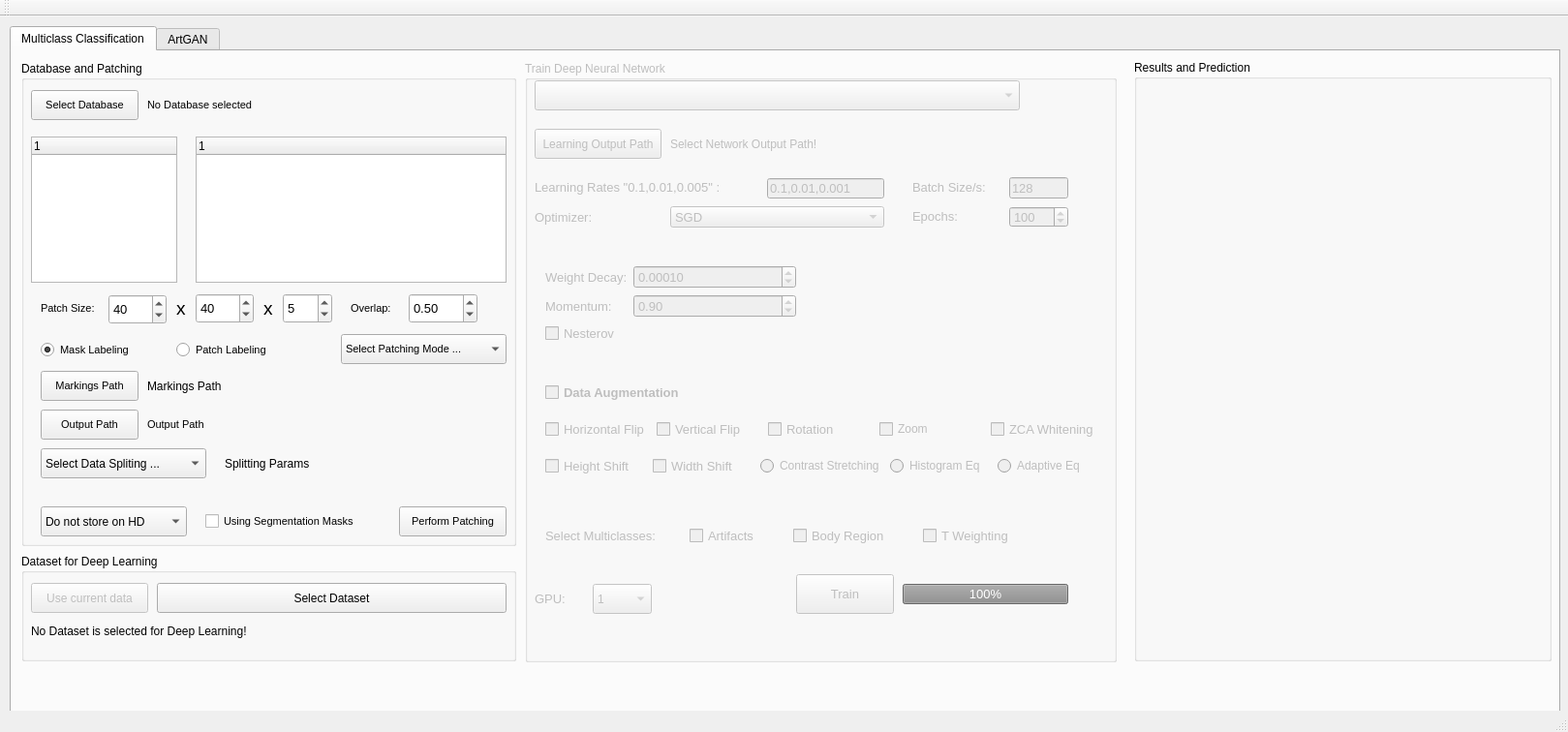
<?xml version="1.0" encoding="UTF-8"?>
<ui version="4.0">
 <class>DLArt_GUI</class>
 <widget class="QMainWindow" name="DLArt_GUI">
  <property name="geometry">
   <rect>
    <x>0</x>
    <y>0</y>
    <width>1619</width>
    <height>756</height>
   </rect>
  </property>
  <property name="windowTitle">
   <string>Deep Learning Art</string>
  </property>
  <widget class="QWidget" name="centralWidget">
   <widget class="QTabWidget" name="tabWidget">
    <property name="geometry">
     <rect>
      <x>10</x>
      <y>10</y>
      <width>1601</width>
      <height>851</height>
     </rect>
    </property>
    <property name="autoFillBackground">
     <bool>false</bool>
    </property>
    <property name="currentIndex">
     <number>0</number>
    </property>
    <widget class="QWidget" name="Tab_Multiclass">
     <attribute name="title">
      <string>Multiclass Classification</string>
     </attribute>
     <widget class="QGroupBox" name="groupBox">
      <property name="geometry">
       <rect>
        <x>10</x>
        <y>10</y>
        <width>511</width>
        <height>501</height>
       </rect>
      </property>
      <property name="title">
       <string>Database and Patching</string>
      </property>
      <widget class="QSpinBox" name="SpinBox_PatchX">
       <property name="geometry">
        <rect>
         <x>90</x>
         <y>241</y>
         <width>60</width>
         <height>31</height>
        </rect>
       </property>
       <property name="font">
        <font>
         <pointsize>10</pointsize>
        </font>
       </property>
       <property name="maximum">
        <number>500</number>
       </property>
       <property name="value">
        <number>40</number>
       </property>
      </widget>
      <widget class="QLabel" name="label_5">
       <property name="geometry">
        <rect>
         <x>160</x>
         <y>240</y>
         <width>16</width>
         <height>31</height>
        </rect>
       </property>
       <property name="font">
        <font>
         <pointsize>14</pointsize>
        </font>
       </property>
       <property name="text">
        <string>x</string>
       </property>
      </widget>
      <widget class="QLabel" name="label_4">
       <property name="geometry">
        <rect>
         <x>20</x>
         <y>240</y>
         <width>71</width>
         <height>31</height>
        </rect>
       </property>
       <property name="font">
        <font>
         <pointsize>8</pointsize>
        </font>
       </property>
       <property name="text">
        <string>Patch Size:</string>
       </property>
      </widget>
      <widget class="QSpinBox" name="SpinBox_PatchY">
       <property name="geometry">
        <rect>
         <x>180</x>
         <y>240</y>
         <width>60</width>
         <height>31</height>
        </rect>
       </property>
       <property name="font">
        <font>
         <pointsize>10</pointsize>
        </font>
       </property>
       <property name="maximum">
        <number>500</number>
       </property>
       <property name="value">
        <number>40</number>
       </property>
      </widget>
      <widget class="QLabel" name="label_6">
       <property name="geometry">
        <rect>
         <x>340</x>
         <y>240</y>
         <width>61</width>
         <height>31</height>
        </rect>
       </property>
       <property name="font">
        <font>
         <pointsize>8</pointsize>
        </font>
       </property>
       <property name="text">
        <string>Overlap:</string>
       </property>
      </widget>
      <widget class="QDoubleSpinBox" name="SpinBox_PatchOverlapp">
       <property name="geometry">
        <rect>
         <x>400</x>
         <y>240</y>
         <width>71</width>
         <height>31</height>
        </rect>
       </property>
       <property name="font">
        <font>
         <pointsize>10</pointsize>
        </font>
       </property>
       <property name="maximum">
        <double>1.000000000000000</double>
       </property>
       <property name="singleStep">
        <double>0.050000000000000</double>
       </property>
       <property name="value">
        <double>0.500000000000000</double>
       </property>
      </widget>
      <widget class="QPushButton" name="Button_Patching">
       <property name="geometry">
        <rect>
         <x>390</x>
         <y>460</y>
         <width>111</width>
         <height>31</height>
        </rect>
       </property>
       <property name="font">
        <font>
         <pointsize>8</pointsize>
        </font>
       </property>
       <property name="text">
        <string>Perform Patching</string>
       </property>
      </widget>
      <widget class="QTreeWidget" name="TreeWidget_Patients">
       <property name="geometry">
        <rect>
         <x>10</x>
         <y>78</y>
         <width>151</width>
         <height>151</height>
        </rect>
       </property>
       <column>
        <property name="text">
         <string notr="true">1</string>
        </property>
       </column>
      </widget>
      <widget class="QTreeWidget" name="TreeWidget_Datasets">
       <property name="geometry">
        <rect>
         <x>180</x>
         <y>78</y>
         <width>321</width>
         <height>151</height>
        </rect>
       </property>
       <column>
        <property name="text">
         <string notr="true">1</string>
        </property>
       </column>
      </widget>
      <widget class="QPushButton" name="Button_DB">
       <property name="geometry">
        <rect>
         <x>10</x>
         <y>30</y>
         <width>111</width>
         <height>31</height>
        </rect>
       </property>
       <property name="font">
        <font>
         <pointsize>8</pointsize>
        </font>
       </property>
       <property name="text">
        <string>Select Database</string>
       </property>
      </widget>
      <widget class="QLabel" name="Label_DB">
       <property name="geometry">
        <rect>
         <x>130</x>
         <y>35</y>
         <width>361</width>
         <height>21</height>
        </rect>
       </property>
       <property name="font">
        <font>
         <pointsize>8</pointsize>
        </font>
       </property>
       <property name="text">
        <string>No Database selected</string>
       </property>
      </widget>
      <widget class="QPushButton" name="Button_OutputPathPatching">
       <property name="geometry">
        <rect>
         <x>20</x>
         <y>360</y>
         <width>101</width>
         <height>31</height>
        </rect>
       </property>
       <property name="font">
        <font>
         <pointsize>8</pointsize>
        </font>
       </property>
       <property name="text">
        <string>Output Path</string>
       </property>
      </widget>
      <widget class="QLabel" name="Label_OutputPathPatching">
       <property name="geometry">
        <rect>
         <x>130</x>
         <y>360</y>
         <width>361</width>
         <height>31</height>
        </rect>
       </property>
       <property name="font">
        <font>
         <pointsize>8</pointsize>
        </font>
       </property>
       <property name="text">
        <string>Output Path</string>
       </property>
      </widget>
      <widget class="QPushButton" name="Button_MarkingsPath">
       <property name="geometry">
        <rect>
         <x>20</x>
         <y>320</y>
         <width>101</width>
         <height>31</height>
        </rect>
       </property>
       <property name="font">
        <font>
         <pointsize>8</pointsize>
        </font>
       </property>
       <property name="text">
        <string>Markings Path</string>
       </property>
      </widget>
      <widget class="QLabel" name="Label_MarkingsPath">
       <property name="geometry">
        <rect>
         <x>130</x>
         <y>320</y>
         <width>361</width>
         <height>31</height>
        </rect>
       </property>
       <property name="text">
        <string>Markings Path</string>
       </property>
      </widget>
      <widget class="QRadioButton" name="RadioButton_MaskLabeling">
       <property name="enabled">
        <bool>true</bool>
       </property>
       <property name="geometry">
        <rect>
         <x>20</x>
         <y>290</y>
         <width>121</width>
         <height>17</height>
        </rect>
       </property>
       <property name="font">
        <font>
         <pointsize>8</pointsize>
        </font>
       </property>
       <property name="text">
        <string>Mask Labeling</string>
       </property>
       <property name="checked">
        <bool>true</bool>
       </property>
      </widget>
      <widget class="QRadioButton" name="RadioButton_PatchLabeling">
       <property name="geometry">
        <rect>
         <x>160</x>
         <y>290</y>
         <width>121</width>
         <height>17</height>
        </rect>
       </property>
       <property name="font">
        <font>
         <pointsize>8</pointsize>
        </font>
       </property>
       <property name="text">
        <string>Patch Labeling</string>
       </property>
      </widget>
      <widget class="QComboBox" name="ComboBox_Patching">
       <property name="geometry">
        <rect>
         <x>330</x>
         <y>282</y>
         <width>171</width>
         <height>31</height>
        </rect>
       </property>
       <property name="font">
        <font>
         <pointsize>8</pointsize>
        </font>
       </property>
       <item>
        <property name="text">
         <string>Select Patching Mode ...</string>
        </property>
       </item>
       <item>
        <property name="text">
         <string>2D</string>
        </property>
       </item>
       <item>
        <property name="text">
         <string>3D</string>
        </property>
       </item>
      </widget>
      <widget class="QSpinBox" name="SpinBox_PatchZ">
       <property name="geometry">
        <rect>
         <x>270</x>
         <y>240</y>
         <width>51</width>
         <height>31</height>
        </rect>
       </property>
       <property name="font">
        <font>
         <pointsize>10</pointsize>
        </font>
       </property>
       <property name="value">
        <number>5</number>
       </property>
      </widget>
      <widget class="QLabel" name="label_7">
       <property name="geometry">
        <rect>
         <x>250</x>
         <y>240</y>
         <width>16</width>
         <height>31</height>
        </rect>
       </property>
       <property name="font">
        <font>
         <pointsize>14</pointsize>
        </font>
       </property>
       <property name="text">
        <string>x</string>
       </property>
      </widget>
      <widget class="QComboBox" name="ComboBox_StoreOptions">
       <property name="geometry">
        <rect>
         <x>20</x>
         <y>460</y>
         <width>151</width>
         <height>31</height>
        </rect>
       </property>
       <item>
        <property name="text">
         <string>Do not store on HD</string>
        </property>
       </item>
       <item>
        <property name="text">
         <string>H5PY</string>
        </property>
       </item>
       <item>
        <property name="text">
         <string>Patch based</string>
        </property>
       </item>
      </widget>
      <widget class="QComboBox" name="ComboBox_splittingMode">
       <property name="geometry">
        <rect>
         <x>20</x>
         <y>400</y>
         <width>171</width>
         <height>31</height>
        </rect>
       </property>
       <item>
        <property name="text">
         <string>Select Data Spliting ...</string>
        </property>
       </item>
       <item>
        <property name="text">
         <string>Simple Random Samples</string>
        </property>
       </item>
       <item>
        <property name="text">
         <string>Crossvalidation</string>
        </property>
       </item>
       <item>
        <property name="text">
         <string>Patient Crossvalidation</string>
        </property>
       </item>
      </widget>
      <widget class="QLabel" name="Label_SplittingParams">
       <property name="geometry">
        <rect>
         <x>210</x>
         <y>405</y>
         <width>271</width>
         <height>21</height>
        </rect>
       </property>
       <property name="text">
        <string>Splitting Params</string>
       </property>
      </widget>
      <widget class="QCheckBox" name="CheckBox_SegmentationMask">
       <property name="geometry">
        <rect>
         <x>190</x>
         <y>460</y>
         <width>181</width>
         <height>31</height>
        </rect>
       </property>
       <property name="font">
        <font>
         <pointsize>8</pointsize>
        </font>
       </property>
       <property name="text">
        <string>Using Segmentation Masks</string>
       </property>
      </widget>
     </widget>
     <widget class="QGroupBox" name="GroupBox_TrainNN">
      <property name="enabled">
       <bool>false</bool>
      </property>
      <property name="geometry">
       <rect>
        <x>530</x>
        <y>10</y>
        <width>611</width>
        <height>621</height>
       </rect>
      </property>
      <property name="title">
       <string>Train Deep Neural Network</string>
      </property>
      <widget class="QPushButton" name="Button_LearningOutputPath">
       <property name="geometry">
        <rect>
         <x>10</x>
         <y>70</y>
         <width>131</width>
         <height>31</height>
        </rect>
       </property>
       <property name="text">
        <string>Learning Output Path</string>
       </property>
      </widget>
      <widget class="QLabel" name="Label_LearningOutputPath">
       <property name="geometry">
        <rect>
         <x>150</x>
         <y>75</y>
         <width>311</width>
         <height>21</height>
        </rect>
       </property>
       <property name="text">
        <string>Select Network Output Path!</string>
       </property>
      </widget>
      <widget class="QPushButton" name="Button_train">
       <property name="geometry">
        <rect>
         <x>280</x>
         <y>530</y>
         <width>101</width>
         <height>41</height>
        </rect>
       </property>
       <property name="font">
        <font>
         <pointsize>10</pointsize>
        </font>
       </property>
       <property name="text">
        <string>Train</string>
       </property>
      </widget>
      <widget class="QProgressBar" name="ProgressBar_training">
       <property name="geometry">
        <rect>
         <x>390</x>
         <y>540</y>
         <width>171</width>
         <height>21</height>
        </rect>
       </property>
       <property name="font">
        <font>
         <pointsize>10</pointsize>
        </font>
       </property>
       <property name="value">
        <number>100</number>
       </property>
      </widget>
      <widget class="QComboBox" name="ComboBox_DNNs">
       <property name="geometry">
        <rect>
         <x>10</x>
         <y>20</y>
         <width>501</width>
         <height>31</height>
        </rect>
       </property>
       <property name="font">
        <font>
         <pointsize>10</pointsize>
        </font>
       </property>
      </widget>
      <widget class="QWidget" name="formLayoutWidget_3">
       <property name="geometry">
        <rect>
         <x>10</x>
         <y>200</y>
         <width>281</width>
         <height>106</height>
        </rect>
       </property>
       <layout class="QFormLayout" name="formLayout_3">
        <item row="1" column="1">
         <widget class="QDoubleSpinBox" name="DoubleSpinBox_WeightDecay">
          <property name="font">
           <font>
            <pointsize>10</pointsize>
           </font>
          </property>
          <property name="decimals">
           <number>5</number>
          </property>
          <property name="maximum">
           <double>1.000000000000000</double>
          </property>
          <property name="singleStep">
           <double>0.000100000000000</double>
          </property>
          <property name="value">
           <double>0.000100000000000</double>
          </property>
         </widget>
        </item>
        <item row="2" column="0">
         <widget class="QLabel" name="label_13">
          <property name="font">
           <font>
            <pointsize>10</pointsize>
           </font>
          </property>
          <property name="text">
           <string>Momentum:</string>
          </property>
         </widget>
        </item>
        <item row="2" column="1">
         <widget class="QDoubleSpinBox" name="DoubleSpinBox_Momentum">
          <property name="font">
           <font>
            <pointsize>10</pointsize>
           </font>
          </property>
          <property name="maximum">
           <double>1.000000000000000</double>
          </property>
          <property name="singleStep">
           <double>0.050000000000000</double>
          </property>
          <property name="value">
           <double>0.900000000000000</double>
          </property>
         </widget>
        </item>
        <item row="3" column="0">
         <widget class="QCheckBox" name="CheckBox_Nesterov">
          <property name="font">
           <font>
            <pointsize>10</pointsize>
           </font>
          </property>
          <property name="text">
           <string>Nesterov</string>
          </property>
         </widget>
        </item>
        <item row="1" column="0">
         <widget class="QLabel" name="label_14">
          <property name="font">
           <font>
            <pointsize>10</pointsize>
           </font>
          </property>
          <property name="text">
           <string>Weight Decay:</string>
          </property>
         </widget>
        </item>
       </layout>
      </widget>
      <widget class="QWidget" name="horizontalLayoutWidget">
       <property name="geometry">
        <rect>
         <x>10</x>
         <y>470</y>
         <width>506</width>
         <height>41</height>
        </rect>
       </property>
       <layout class="QHBoxLayout" name="horizontalLayout">
        <item>
         <widget class="QLabel" name="label">
          <property name="font">
           <font>
            <pointsize>10</pointsize>
           </font>
          </property>
          <property name="text">
           <string>Select Multiclasses:</string>
          </property>
         </widget>
        </item>
        <item>
         <spacer name="horizontalSpacer">
          <property name="orientation">
           <enum>Qt::Horizontal</enum>
          </property>
          <property name="sizeHint" stdset="0">
           <size>
            <width>40</width>
            <height>20</height>
           </size>
          </property>
         </spacer>
        </item>
        <item>
         <widget class="QCheckBox" name="CheckBox_Artifacts">
          <property name="font">
           <font>
            <pointsize>10</pointsize>
           </font>
          </property>
          <property name="text">
           <string>Artifacts</string>
          </property>
         </widget>
        </item>
        <item>
         <spacer name="horizontalSpacer_2">
          <property name="orientation">
           <enum>Qt::Horizontal</enum>
          </property>
          <property name="sizeHint" stdset="0">
           <size>
            <width>40</width>
            <height>20</height>
           </size>
          </property>
         </spacer>
        </item>
        <item>
         <widget class="QCheckBox" name="CheckBox_BodyRegion">
          <property name="font">
           <font>
            <pointsize>10</pointsize>
           </font>
          </property>
          <property name="text">
           <string>Body Region</string>
          </property>
         </widget>
        </item>
        <item>
         <spacer name="horizontalSpacer_3">
          <property name="orientation">
           <enum>Qt::Horizontal</enum>
          </property>
          <property name="sizeHint" stdset="0">
           <size>
            <width>40</width>
            <height>20</height>
           </size>
          </property>
         </spacer>
        </item>
        <item>
         <widget class="QCheckBox" name="CheckBox_TWeighting">
          <property name="font">
           <font>
            <pointsize>10</pointsize>
           </font>
          </property>
          <property name="text">
           <string>T Weighting</string>
          </property>
         </widget>
        </item>
       </layout>
      </widget>
      <widget class="QWidget" name="verticalLayoutWidget_2">
       <property name="geometry">
        <rect>
         <x>10</x>
         <y>310</y>
         <width>594</width>
         <height>141</height>
        </rect>
       </property>
       <layout class="QVBoxLayout" name="verticalLayout">
        <item>
         <widget class="QCheckBox" name="CheckBox_DataAugmentation">
          <property name="font">
           <font>
            <pointsize>10</pointsize>
            <weight>75</weight>
            <bold>true</bold>
           </font>
          </property>
          <property name="text">
           <string>Data Augmentation</string>
          </property>
         </widget>
        </item>
        <item>
         <layout class="QHBoxLayout" name="horizontalLayout_2">
          <item>
           <widget class="QCheckBox" name="CheckBox_DataAug_horizontalFlip">
            <property name="font">
             <font>
              <pointsize>10</pointsize>
             </font>
            </property>
            <property name="text">
             <string>Horizontal Flip</string>
            </property>
           </widget>
          </item>
          <item>
           <widget class="QCheckBox" name="CheckBox_DataAug_verticalFlip">
            <property name="font">
             <font>
              <pointsize>10</pointsize>
             </font>
            </property>
            <property name="text">
             <string>Vertical Flip</string>
            </property>
           </widget>
          </item>
          <item>
           <widget class="QCheckBox" name="CheckBox_DataAug_Rotation">
            <property name="font">
             <font>
              <pointsize>10</pointsize>
             </font>
            </property>
            <property name="text">
             <string>Rotation</string>
            </property>
           </widget>
          </item>
          <item>
           <widget class="QCheckBox" name="CheckBox_DataAug_Zoom">
            <property name="text">
             <string>Zoom</string>
            </property>
           </widget>
          </item>
          <item>
           <widget class="QCheckBox" name="CheckBox_DataAug_zcaWeighting">
            <property name="font">
             <font>
              <pointsize>10</pointsize>
             </font>
            </property>
            <property name="text">
             <string>ZCA Whitening</string>
            </property>
           </widget>
          </item>
         </layout>
        </item>
        <item>
         <layout class="QHBoxLayout" name="horizontalLayout_3">
          <item>
           <widget class="QCheckBox" name="CheckBox_DataAug_HeightShift">
            <property name="font">
             <font>
              <pointsize>10</pointsize>
             </font>
            </property>
            <property name="text">
             <string>Height Shift</string>
            </property>
           </widget>
          </item>
          <item>
           <widget class="QCheckBox" name="CheckBox_DataAug_WidthShift">
            <property name="font">
             <font>
              <pointsize>10</pointsize>
             </font>
            </property>
            <property name="text">
             <string>Width Shift</string>
            </property>
           </widget>
          </item>
          <item>
           <widget class="QRadioButton" name="RadioButton_DataAug_contrastStretching">
            <property name="text">
             <string>Contrast Stretching</string>
            </property>
           </widget>
          </item>
          <item>
           <widget class="QRadioButton" name="RadioButton_DataAug_histogramEq">
            <property name="text">
             <string>Histogram Eq</string>
            </property>
           </widget>
          </item>
          <item>
           <widget class="QRadioButton" name="RadioButton_DataAug_adaptiveEq">
            <property name="text">
             <string>Adaptive Eq</string>
            </property>
           </widget>
          </item>
         </layout>
        </item>
       </layout>
      </widget>
      <widget class="QLineEdit" name="LineEdit_LearningRates">
       <property name="geometry">
        <rect>
         <x>250</x>
         <y>121</y>
         <width>121</width>
         <height>21</height>
        </rect>
       </property>
       <property name="font">
        <font>
         <pointsize>10</pointsize>
        </font>
       </property>
       <property name="text">
        <string>0.1,0.01,0.001</string>
       </property>
      </widget>
      <widget class="QLabel" name="label_3">
       <property name="geometry">
        <rect>
         <x>10</x>
         <y>120</y>
         <width>211</width>
         <height>21</height>
        </rect>
       </property>
       <property name="font">
        <font>
         <pointsize>10</pointsize>
        </font>
       </property>
       <property name="text">
        <string>Learning Rates &quot;0.1,0.01,0.005&quot; :</string>
       </property>
      </widget>
      <widget class="QLabel" name="label_12">
       <property name="geometry">
        <rect>
         <x>10</x>
         <y>150</y>
         <width>71</width>
         <height>22</height>
        </rect>
       </property>
       <property name="font">
        <font>
         <pointsize>10</pointsize>
        </font>
       </property>
       <property name="text">
        <string>Optimizer:</string>
       </property>
      </widget>
      <widget class="QComboBox" name="ComboBox_Optimizers">
       <property name="geometry">
        <rect>
         <x>150</x>
         <y>150</y>
         <width>221</width>
         <height>22</height>
        </rect>
       </property>
       <property name="font">
        <font>
         <pointsize>10</pointsize>
        </font>
       </property>
       <item>
        <property name="text">
         <string>SGD</string>
        </property>
       </item>
       <item>
        <property name="text">
         <string>RMSprop</string>
        </property>
       </item>
       <item>
        <property name="text">
         <string>Adagrad</string>
        </property>
       </item>
       <item>
        <property name="text">
         <string>Adadelta</string>
        </property>
       </item>
       <item>
        <property name="text">
         <string>Adam</string>
        </property>
       </item>
      </widget>
      <widget class="QLineEdit" name="LineEdit_BatchSizes">
       <property name="geometry">
        <rect>
         <x>500</x>
         <y>120</y>
         <width>61</width>
         <height>22</height>
        </rect>
       </property>
       <property name="font">
        <font>
         <pointsize>10</pointsize>
        </font>
       </property>
       <property name="text">
        <string>128</string>
       </property>
      </widget>
      <widget class="QLabel" name="label_2">
       <property name="geometry">
        <rect>
         <x>400</x>
         <y>120</y>
         <width>101</width>
         <height>21</height>
        </rect>
       </property>
       <property name="font">
        <font>
         <pointsize>10</pointsize>
        </font>
       </property>
       <property name="text">
        <string>Batch Size/s:</string>
       </property>
      </widget>
      <widget class="QLabel" name="label_8">
       <property name="geometry">
        <rect>
         <x>400</x>
         <y>150</y>
         <width>61</width>
         <height>21</height>
        </rect>
       </property>
       <property name="font">
        <font>
         <pointsize>10</pointsize>
        </font>
       </property>
       <property name="text">
        <string>Epochs:</string>
       </property>
      </widget>
      <widget class="QSpinBox" name="SpinBox_Epochs">
       <property name="geometry">
        <rect>
         <x>500</x>
         <y>150</y>
         <width>61</width>
         <height>22</height>
        </rect>
       </property>
       <property name="font">
        <font>
         <pointsize>10</pointsize>
        </font>
       </property>
       <property name="maximum">
        <number>100000</number>
       </property>
       <property name="value">
        <number>100</number>
       </property>
      </widget>
      <widget class="QComboBox" name="ComboBox_GPU">
       <property name="geometry">
        <rect>
         <x>70</x>
         <y>540</y>
         <width>61</width>
         <height>31</height>
        </rect>
       </property>
       <item>
        <property name="text">
         <string>1</string>
        </property>
       </item>
       <item>
        <property name="text">
         <string>2</string>
        </property>
       </item>
       <item>
        <property name="text">
         <string>3</string>
        </property>
       </item>
       <item>
        <property name="text">
         <string>4</string>
        </property>
       </item>
      </widget>
      <widget class="QLabel" name="label_15">
       <property name="geometry">
        <rect>
         <x>10</x>
         <y>540</y>
         <width>51</width>
         <height>31</height>
        </rect>
       </property>
       <property name="font">
        <font>
         <pointsize>10</pointsize>
        </font>
       </property>
       <property name="text">
        <string>GPU:</string>
       </property>
      </widget>
     </widget>
     <widget class="QGroupBox" name="groupBox_4">
      <property name="geometry">
       <rect>
        <x>10</x>
        <y>519</y>
        <width>511</width>
        <height>111</height>
       </rect>
      </property>
      <property name="title">
       <string>Dataset for Deep Learning</string>
      </property>
      <widget class="QPushButton" name="Button_useCurrentData">
       <property name="enabled">
        <bool>false</bool>
       </property>
       <property name="geometry">
        <rect>
         <x>10</x>
         <y>30</y>
         <width>121</width>
         <height>31</height>
        </rect>
       </property>
       <property name="text">
        <string>Use current data</string>
       </property>
      </widget>
      <widget class="QPushButton" name="Button_selectDataset">
       <property name="geometry">
        <rect>
         <x>140</x>
         <y>30</y>
         <width>361</width>
         <height>31</height>
        </rect>
       </property>
       <property name="text">
        <string>Select Dataset</string>
       </property>
      </widget>
      <widget class="QLabel" name="Label_currentDataset">
       <property name="geometry">
        <rect>
         <x>10</x>
         <y>70</y>
         <width>491</width>
         <height>20</height>
        </rect>
       </property>
       <property name="text">
        <string>No Dataset is selected for Deep Learning!</string>
       </property>
      </widget>
     </widget>
     <widget class="QGroupBox" name="groupBox_3">
      <property name="geometry">
       <rect>
        <x>1159</x>
        <y>9</y>
        <width>431</width>
        <height>621</height>
       </rect>
      </property>
      <property name="title">
       <string>Results and Prediction</string>
      </property>
     </widget>
    </widget>
    <widget class="QWidget" name="Tab_GAN">
     <attribute name="title">
      <string>ArtGAN</string>
     </attribute>
     <widget class="QGroupBox" name="groupBox_2">
      <property name="geometry">
       <rect>
        <x>10</x>
        <y>20</y>
        <width>521</width>
        <height>401</height>
       </rect>
      </property>
      <property name="title">
       <string>Database and Patching</string>
      </property>
      <widget class="QPushButton" name="Button_DB_ArtGAN">
       <property name="geometry">
        <rect>
         <x>10</x>
         <y>30</y>
         <width>111</width>
         <height>31</height>
        </rect>
       </property>
       <property name="font">
        <font>
         <pointsize>8</pointsize>
        </font>
       </property>
       <property name="text">
        <string>Select Database</string>
       </property>
      </widget>
      <widget class="QLabel" name="Label_DB_ArtGAN">
       <property name="geometry">
        <rect>
         <x>130</x>
         <y>30</y>
         <width>411</width>
         <height>31</height>
        </rect>
       </property>
       <property name="font">
        <font>
         <pointsize>8</pointsize>
        </font>
       </property>
       <property name="text">
        <string>No Database selected</string>
       </property>
      </widget>
      <widget class="QTreeWidget" name="TreeWidget_Patients_ArtGAN">
       <property name="geometry">
        <rect>
         <x>10</x>
         <y>70</y>
         <width>151</width>
         <height>151</height>
        </rect>
       </property>
       <column>
        <property name="text">
         <string notr="true">1</string>
        </property>
       </column>
      </widget>
      <widget class="QTreeWidget" name="TreeWidget_Datasets_ArtGAN">
       <property name="geometry">
        <rect>
         <x>180</x>
         <y>70</y>
         <width>321</width>
         <height>151</height>
        </rect>
       </property>
       <column>
        <property name="text">
         <string notr="true">1</string>
        </property>
       </column>
      </widget>
      <widget class="QLabel" name="label_9">
       <property name="geometry">
        <rect>
         <x>20</x>
         <y>230</y>
         <width>71</width>
         <height>31</height>
        </rect>
       </property>
       <property name="font">
        <font>
         <pointsize>8</pointsize>
        </font>
       </property>
       <property name="text">
        <string>Patch Size:</string>
       </property>
      </widget>
      <widget class="QSpinBox" name="SpinBox_PatchY_ArtGAN">
       <property name="geometry">
        <rect>
         <x>180</x>
         <y>230</y>
         <width>60</width>
         <height>31</height>
        </rect>
       </property>
       <property name="font">
        <font>
         <pointsize>10</pointsize>
        </font>
       </property>
       <property name="maximum">
        <number>500</number>
       </property>
       <property name="value">
        <number>40</number>
       </property>
      </widget>
      <widget class="QLabel" name="label_10">
       <property name="geometry">
        <rect>
         <x>160</x>
         <y>230</y>
         <width>16</width>
         <height>31</height>
        </rect>
       </property>
       <property name="font">
        <font>
         <pointsize>14</pointsize>
        </font>
       </property>
       <property name="text">
        <string>x</string>
       </property>
      </widget>
      <widget class="QSpinBox" name="SpinBox_PatchX_ArtGAN">
       <property name="geometry">
        <rect>
         <x>90</x>
         <y>231</y>
         <width>60</width>
         <height>31</height>
        </rect>
       </property>
       <property name="font">
        <font>
         <pointsize>10</pointsize>
        </font>
       </property>
       <property name="maximum">
        <number>500</number>
       </property>
       <property name="value">
        <number>40</number>
       </property>
      </widget>
      <widget class="QDoubleSpinBox" name="SpinBox_PatchOverlapp_ArtGAN">
       <property name="geometry">
        <rect>
         <x>400</x>
         <y>230</y>
         <width>71</width>
         <height>31</height>
        </rect>
       </property>
       <property name="font">
        <font>
         <pointsize>10</pointsize>
        </font>
       </property>
       <property name="maximum">
        <double>1.000000000000000</double>
       </property>
       <property name="singleStep">
        <double>0.050000000000000</double>
       </property>
       <property name="value">
        <double>0.500000000000000</double>
       </property>
      </widget>
      <widget class="QLabel" name="label_11">
       <property name="geometry">
        <rect>
         <x>340</x>
         <y>230</y>
         <width>61</width>
         <height>31</height>
        </rect>
       </property>
       <property name="font">
        <font>
         <pointsize>8</pointsize>
        </font>
       </property>
       <property name="text">
        <string>Overlap:</string>
       </property>
      </widget>
      <widget class="QComboBox" name="ComboBox_StoreOptions_ArtGAN">
       <property name="geometry">
        <rect>
         <x>10</x>
         <y>330</y>
         <width>151</width>
         <height>31</height>
        </rect>
       </property>
       <item>
        <property name="text">
         <string>Do not store on HD</string>
        </property>
       </item>
       <item>
        <property name="text">
         <string>H5PY</string>
        </property>
       </item>
       <item>
        <property name="text">
         <string>Patch based</string>
        </property>
       </item>
      </widget>
      <widget class="QPushButton" name="Button_OutputPathPatching_2">
       <property name="geometry">
        <rect>
         <x>10</x>
         <y>280</y>
         <width>101</width>
         <height>31</height>
        </rect>
       </property>
       <property name="font">
        <font>
         <pointsize>8</pointsize>
        </font>
       </property>
       <property name="text">
        <string>Output Path</string>
       </property>
      </widget>
      <widget class="QPushButton" name="Button_Patching_ArtGAN">
       <property name="geometry">
        <rect>
         <x>370</x>
         <y>330</y>
         <width>131</width>
         <height>31</height>
        </rect>
       </property>
       <property name="font">
        <font>
         <pointsize>8</pointsize>
        </font>
       </property>
       <property name="text">
        <string>Perform Patching</string>
       </property>
      </widget>
      <widget class="QLabel" name="Label_OutputPathPatching_ArtGAN">
       <property name="geometry">
        <rect>
         <x>120</x>
         <y>280</y>
         <width>361</width>
         <height>31</height>
        </rect>
       </property>
       <property name="font">
        <font>
         <pointsize>8</pointsize>
        </font>
       </property>
       <property name="text">
        <string>Output Path</string>
       </property>
      </widget>
     </widget>
     <widget class="QGroupBox" name="groupBox_5">
      <property name="geometry">
       <rect>
        <x>10</x>
        <y>460</y>
        <width>511</width>
        <height>181</height>
       </rect>
      </property>
      <property name="title">
       <string>Dataset for Deep Learning</string>
      </property>
      <widget class="QPushButton" name="Button_useCurrentData_ArtGAN">
       <property name="enabled">
        <bool>false</bool>
       </property>
       <property name="geometry">
        <rect>
         <x>10</x>
         <y>30</y>
         <width>121</width>
         <height>31</height>
        </rect>
       </property>
       <property name="text">
        <string>Use current data</string>
       </property>
      </widget>
      <widget class="QPushButton" name="Button_selectDataset_ArtGAN">
       <property name="geometry">
        <rect>
         <x>140</x>
         <y>30</y>
         <width>361</width>
         <height>31</height>
        </rect>
       </property>
       <property name="text">
        <string>Select Dataset</string>
       </property>
      </widget>
      <widget class="QLabel" name="Label_currentDataset_ArtGAN">
       <property name="geometry">
        <rect>
         <x>10</x>
         <y>70</y>
         <width>491</width>
         <height>20</height>
        </rect>
       </property>
       <property name="text">
        <string>No Dataset is selected for Deep Learning!</string>
       </property>
      </widget>
     </widget>
     <widget class="QGroupBox" name="groupBox_6">
      <property name="geometry">
       <rect>
        <x>580</x>
        <y>10</y>
        <width>791</width>
        <height>681</height>
       </rect>
      </property>
      <property name="title">
       <string>GAN</string>
      </property>
      <widget class="QPushButton" name="Button_ShowDataset">
       <property name="geometry">
        <rect>
         <x>10</x>
         <y>20</y>
         <width>111</width>
         <height>23</height>
        </rect>
       </property>
       <property name="text">
        <string>Show Dataset</string>
       </property>
      </widget>
      <widget class="QWidget" name="verticalLayoutWidget">
       <property name="geometry">
        <rect>
         <x>10</x>
         <y>60</y>
         <width>771</width>
         <height>501</height>
        </rect>
       </property>
       <layout class="QVBoxLayout" name="verticalLayout_ArtGAN"/>
      </widget>
      <widget class="QSlider" name="HorizontalSlider_ArtGAN">
       <property name="geometry">
        <rect>
         <x>20</x>
         <y>580</y>
         <width>671</width>
         <height>22</height>
        </rect>
       </property>
       <property name="orientation">
        <enum>Qt::Horizontal</enum>
       </property>
      </widget>
      <widget class="QLabel" name="Label_Slider_ArtGAN">
       <property name="geometry">
        <rect>
         <x>710</x>
         <y>580</y>
         <width>71</width>
         <height>21</height>
        </rect>
       </property>
       <property name="text">
        <string>0</string>
       </property>
      </widget>
      <widget class="QPushButton" name="Button_PerformTraining_ArtGAN">
       <property name="geometry">
        <rect>
         <x>150</x>
         <y>20</y>
         <width>111</width>
         <height>21</height>
        </rect>
       </property>
       <property name="text">
        <string>Perform Training</string>
       </property>
      </widget>
     </widget>
    </widget>
   </widget>
  </widget>
  <widget class="QMenuBar" name="menuBar">
   <property name="geometry">
    <rect>
     <x>0</x>
     <y>0</y>
     <width>1619</width>
     <height>26</height>
    </rect>
   </property>
  </widget>
  <widget class="QToolBar" name="mainToolBar">
   <attribute name="toolBarArea">
    <enum>TopToolBarArea</enum>
   </attribute>
   <attribute name="toolBarBreak">
    <bool>false</bool>
   </attribute>
  </widget>
  <widget class="QStatusBar" name="statusBar"/>
 </widget>
 <layoutdefault spacing="6" margin="11"/>
 <resources/>
 <connections/>
</ui>
